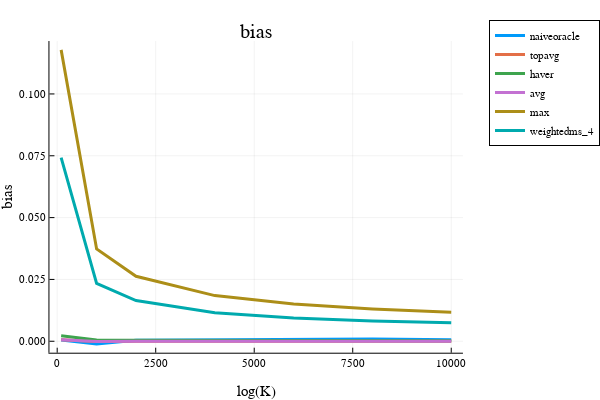

Source (notebook cell):
### Code cell
x = opt.N_ary
i = 1; plot(x, bias[:,i], label=estimator_names[i], linewidth=3)
i = 2; plot!(x, bias[:,i], label=estimator_names[i], linewidth=3)
i = 3; plot!(x, bias[:,i], label=estimator_names[i], linewidth=3)
i = 4; plot!(x, bias[:,i], label=estimator_names[i], linewidth=3)
i = 5; plot!(x, bias[:,i], label=estimator_names[i], linewidth=3)
i = 6; plot!(x, bias[:,i], label=estimator_names[i], linewidth=3)
plot!(xlabel="log(K)", ylabel="bias", legend=:outertopright)  
title!("bias")

### Figure 1 — Plotly figure (JSON) as saved in the notebook; plotly's stock layout.template omitted (floating-point values rounded to 4 significant figures)
{"data": [{"colorbar": {"title": {"text": ""}}, "legendgroup": "naiveoracle", "line": {"color": "rgba(0, 154, 250, 1.000)", "dash": "solid", "shape": "linear", "width": 3}, "mode": "lines", "name": "naiveoracle", "showlegend": true, "type": "scatter", "x": [100, 1000, 2000, 4000, 6000, 8000, 10000], "xaxis": "x", "y": [0.0004929, -0.001059, 0.0004075, 0.0005265, 0.0005471, 0.0008722, 0.0005776], "yaxis": "y", "zmax": null, "zmin": null}, {"colorbar": {"title": {"text": ""}}, "legendgroup": "topavg", "line": {"color": "rgba(227, 111, 71, 1.000)", "dash": "solid", "shape": "linear", "width": 3}, "mode": "lines", "name": "topavg", "showlegend": true, "type": "scatter", "x": [100, 1000, 2000, 4000, 6000, 8000, 10000], "xaxis": "x", "y": [0.0006475, -5.355e-05, 4.242e-05, 1.59e-05, -8.201e-07, 5.277e-05, 4.963e-05], "yaxis": "y", "zmax": null, "zmin": null}, {"colorbar": {"title": {"text": ""}}, "legendgroup": "haver", "line": {"color": "rgba(62, 164, 78, 1.000)", "dash": "solid", "shape": "linear", "width": 3}, "mode": "lines", "name": "haver", "showlegend": true, "type": "scatter", "x": [100, 1000, 2000, 4000, 6000, 8000, 10000], "xaxis": "x", "y": [0.002223, 0.0004849, 0.000379, 0.000269, 0.0001967, 0.0002364, 0.0002445], "yaxis": "y", "zmax": null, "zmin": null}, {"colorbar": {"title": {"text": ""}}, "legendgroup": "avg", "line": {"color": "rgba(195, 113, 210, 1.000)", "dash": "solid", "shape": "linear", "width": 3}, "mode": "lines", "name": "avg", "showlegend": true, "type": "scatter", "x": [100, 1000, 2000, 4000, 6000, 8000, 10000], "xaxis": "x", "y": [0.0006475, -5.355e-05, 4.242e-05, 1.59e-05, -8.201e-07, 5.277e-05, 4.963e-05], "yaxis": "y", "zmax": null, "zmin": null}, {"colorbar": {"title": {"text": ""}}, "legendgroup": "max", "line": {"color": "rgba(172, 142, 24, 1.000)", "dash": "solid", "shape": "linear", "width": 3}, "mode": "lines", "name": "max", "showlegend": true, "type": "scatter", "x": [100, 1000, 2000, 4000, 6000, 8000, 10000], "xaxis": "x", "y": [0.1178, 0.03734, 0.02626, 0.01847, 0.01506, 0.01307, 0.01176], "yaxis": "y", "zmax": null, "zmin": null}, {"colorbar": {"title": {"text": ""}}, "legendgroup": "weightedms_4", "line": {"color": "rgba(0, 170, 174, 1.000)", "dash": "solid", "shape": "linear", "width": 3}, "mode": "lines", "name": "weightedms_4", "showlegend": true, "type": "scatter", "x": [100, 1000, 2000, 4000, 6000, 8000, 10000], "xaxis": "x", "y": [0.07426, 0.02344, 0.01645, 0.01156, 0.009398, 0.008173, 0.007447], "yaxis": "y", "zmax": null, "zmin": null}], "layout": {"annotations": [{"font": {"color": "rgba(0, 0, 0, 1)", "family": "sans-serif", "size": 20}, "rotation": 0, "showarrow": false, "text": "bias", "x": 0.5498, "xanchor": "center", "xref": "paper", "y": 1, "yanchor": "top", "yref": "paper"}], "height": 400, "legend": {"bgcolor": "rgba(255, 255, 255, 1.000)", "bordercolor": "rgba(0, 0, 0, 1)", "borderwidth": 1, "font": {"color": "rgba(0, 0, 0, 1)", "family": "sans-serif", "size": 11}, "title": {"font": {"color": "rgba(0, 0, 0, 1)", "family": "sans-serif", "size": 15}, "text": ""}, "tracegroupgap": 0, "traceorder": "normal", "x": 1.05, "xanchor": "upper", "y": 1, "yanchor": "right"}, "margin": {"b": 20, "l": 0, "r": 0, "t": 20}, "paper_bgcolor": "rgba(255, 255, 255, 1.000)", "plot_bgcolor": "rgba(255, 255, 255, 1.000)", "showlegend": true, "width": 600, "xaxis": {"anchor": "y", "domain": [0.1061, 0.9934], "gridcolor": "rgba(0, 0, 0, 0.1)", "gridwidth": 0.5, "linecolor": "rgba(0, 0, 0, 1)", "mirror": false, "range": [-197, 10297], "showgrid": true, "showline": true, "showticklabels": true, "tickangle": 0, "tickcolor": "rgb(0, 0, 0)", "tickfont": {"color": "rgba(0, 0, 0, 1)", "family": "sans-serif", "size": 11}, "tickmode": "array", "ticks": "inside", "ticktext": ["0", "2500", "5000", "7500", "10000"], "tickvals": [0, 2500, 5000, 7500, 10000], "title": {"font": {"color": "rgba(0, 0, 0, 1)", "family": "sans-serif", "size": 15}, "text": "log(K)"}, "type": "linear", "visible": true, "zeroline": false, "zerolinecolor": "rgba(0, 0, 0, 1)"}, "yaxis": {"anchor": "x", "domain": [0.07581, 0.9415], "gridcolor": "rgba(0, 0, 0, 0.1)", "gridwidth": 0.5, "linecolor": "rgba(0, 0, 0, 1)", "mirror": false, "range": [-0.004625, 0.1214], "showgrid": true, "showline": true, "showticklabels": true, "tickangle": 0, "tickcolor": "rgb(0, 0, 0)", "tickfont": {"color": "rgba(0, 0, 0, 1)", "family": "sans-serif", "size": 11}, "tickmode": "array", "ticks": "inside", "ticktext": ["0.000", "0.025", "0.050", "0.075", "0.100"], "tickvals": [0, 0.025, 0.05, 0.075, 0.1], "title": {"font": {"color": "rgba(0, 0, 0, 1)", "family": "sans-serif", "size": 15}, "text": "bias"}, "type": "linear", "visible": true, "zeroline": false, "zerolinecolor": "rgba(0, 0, 0, 1)"}}}
